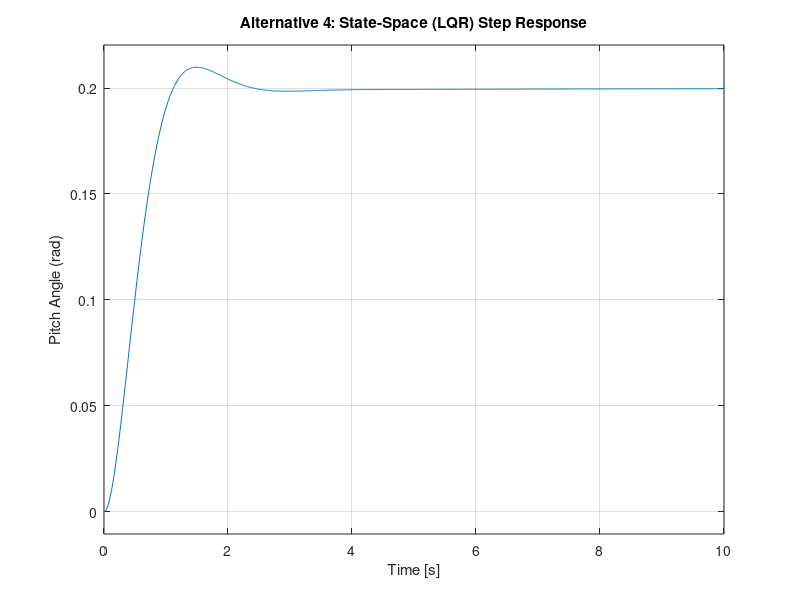

The MATLAB script that drew this image:
%% ALTERNATIVE 4: STATE-SPACE (LQR)
% Concept: Abandoning transfer functions. We define internal states and minimize a cost function.

% Redefine the plant using State-Space matrices (A, B, C, D)
A = [-0.313 56.7 0; -0.0139 -0.426 0; 0 56.7 0];
B = [0.232; 0.0203; 0];
C = [0 0 1];
D = 0;
t = 0:0.01:10;

% Set up LQR weighting matrices
p_lqr = 50; 
Q = p_lqr * C' * C; % Penalize output error
R = 1;              % Penalize control effort

% Compute optimal state-feedback gain matrix K
K_ss = lqr(A, B, Q, R);

% Since this is full-state feedback, we need a precompensator (Nbar) 
% to fix the steady-state tracking error. (Calculated via tutorial logic).
Nbar_ss = 7.0711;

% Build the closed-loop state-space system
sys_cl_ss = ss(A - B*K_ss, B*Nbar_ss, C, D);

figure;
step(0.2 * sys_cl_ss, t);
title('Alternative 4: State-Space (LQR) Step Response');
ylabel('Pitch Angle (rad)');
grid on;
